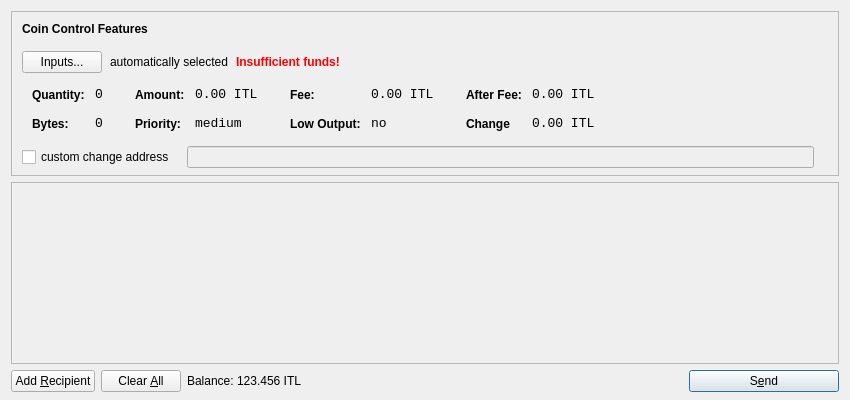
<?xml version="1.0" encoding="UTF-8"?>
<ui version="4.0">
 <class>SendCoinsDialog</class>
 <widget class="QDialog" name="SendCoinsDialog">
  <property name="geometry">
   <rect>
    <x>0</x>
    <y>0</y>
    <width>850</width>
    <height>400</height>
   </rect>
  </property>
  <property name="windowTitle">
   <string>Send Coins</string>
  </property>
  <layout class="QVBoxLayout" name="verticalLayout" stretch="0,1,0">
   <property name="bottomMargin">
    <number>8</number>
   </property>
   <item>
    <widget class="QFrame" name="frameCoinControl">
     <property name="sizePolicy">
      <sizepolicy hsizetype="Expanding" vsizetype="Expanding">
       <horstretch>0</horstretch>
       <verstretch>0</verstretch>
      </sizepolicy>
     </property>
     <property name="maximumSize">
      <size>
       <width>16777215</width>
       <height>16777215</height>
      </size>
     </property>
     <property name="frameShape">
      <enum>QFrame::StyledPanel</enum>
     </property>
     <property name="frameShadow">
      <enum>QFrame::Sunken</enum>
     </property>
     <layout class="QVBoxLayout" name="verticalLayoutCoinControl2">
      <property name="spacing">
       <number>-1</number>
      </property>
      <property name="leftMargin">
       <number>0</number>
      </property>
      <property name="topMargin">
       <number>0</number>
      </property>
      <property name="rightMargin">
       <number>0</number>
      </property>
      <property name="bottomMargin">
       <number>6</number>
      </property>
      <item>
       <layout class="QVBoxLayout" name="verticalLayoutCoinControl" stretch="0,0,0,0,1">
        <property name="spacing">
         <number>0</number>
        </property>
        <property name="leftMargin">
         <number>10</number>
        </property>
        <property name="topMargin">
         <number>10</number>
        </property>
        <item>
         <layout class="QHBoxLayout" name="horizontalLayoutCoinControl1">
          <property name="bottomMargin">
           <number>15</number>
          </property>
          <item>
           <widget class="QLabel" name="labelCoinControlFeatures">
            <property name="sizePolicy">
             <sizepolicy hsizetype="Preferred" vsizetype="Maximum">
              <horstretch>0</horstretch>
              <verstretch>0</verstretch>
             </sizepolicy>
            </property>
            <property name="font">
             <font>
              <weight>75</weight>
              <bold>true</bold>
             </font>
            </property>
            <property name="styleSheet">
             <string notr="true">font-weight:bold;</string>
            </property>
            <property name="text">
             <string>Coin Control Features</string>
            </property>
           </widget>
          </item>
         </layout>
        </item>
        <item>
         <layout class="QHBoxLayout" name="horizontalLayoutCoinControl2" stretch="0,0,0,0">
          <property name="spacing">
           <number>8</number>
          </property>
          <property name="bottomMargin">
           <number>10</number>
          </property>
          <item>
           <widget class="QPushButton" name="pushButtonCoinControl">
            <property name="styleSheet">
             <string notr="true"/>
            </property>
            <property name="text">
             <string>Inputs...</string>
            </property>
           </widget>
          </item>
          <item>
           <widget class="QLabel" name="labelCoinControlAutomaticallySelected">
            <property name="text">
             <string>automatically selected</string>
            </property>
            <property name="margin">
             <number>5</number>
            </property>
           </widget>
          </item>
          <item>
           <widget class="QLabel" name="labelCoinControlInsuffFunds">
            <property name="font">
             <font>
              <weight>75</weight>
              <bold>true</bold>
             </font>
            </property>
            <property name="styleSheet">
             <string notr="true">color:red;font-weight:bold;</string>
            </property>
            <property name="text">
             <string>Insufficient funds!</string>
            </property>
            <property name="margin">
             <number>5</number>
            </property>
           </widget>
          </item>
          <item>
           <spacer name="horizontalSpacerCoinControl">
            <property name="orientation">
             <enum>Qt::Horizontal</enum>
            </property>
            <property name="sizeHint" stdset="0">
             <size>
              <width>40</width>
              <height>1</height>
             </size>
            </property>
           </spacer>
          </item>
         </layout>
        </item>
        <item>
         <widget class="QWidget" name="widgetCoinControl" native="true">
          <property name="sizePolicy">
           <sizepolicy hsizetype="Preferred" vsizetype="Preferred">
            <horstretch>0</horstretch>
            <verstretch>0</verstretch>
           </sizepolicy>
          </property>
          <property name="minimumSize">
           <size>
            <width>0</width>
            <height>0</height>
           </size>
          </property>
          <property name="styleSheet">
           <string notr="true"/>
          </property>
          <layout class="QHBoxLayout" name="horizontalLayoutCoinControl5">
           <property name="margin">
            <number>0</number>
           </property>
           <item>
            <layout class="QHBoxLayout" name="horizontalLayoutCoinControl3" stretch="0,0,0,1">
             <property name="spacing">
              <number>20</number>
             </property>
             <property name="topMargin">
              <number>0</number>
             </property>
             <property name="bottomMargin">
              <number>10</number>
             </property>
             <item>
              <layout class="QFormLayout" name="formLayoutCoinControl1">
               <property name="horizontalSpacing">
                <number>10</number>
               </property>
               <property name="verticalSpacing">
                <number>14</number>
               </property>
               <property name="leftMargin">
                <number>10</number>
               </property>
               <property name="topMargin">
                <number>4</number>
               </property>
               <property name="rightMargin">
                <number>6</number>
               </property>
               <item row="0" column="0">
                <widget class="QLabel" name="labelCoinControlQuantityText">
                 <property name="styleSheet">
                  <string notr="true">font-weight:bold;</string>
                 </property>
                 <property name="text">
                  <string>Quantity:</string>
                 </property>
                 <property name="margin">
                  <number>0</number>
                 </property>
                </widget>
               </item>
               <item row="0" column="1">
                <widget class="QLabel" name="labelCoinControlQuantity">
                 <property name="font">
                  <font>
                   <family>Monospace</family>
                   <pointsize>10</pointsize>
                  </font>
                 </property>
                 <property name="cursor">
                  <cursorShape>IBeamCursor</cursorShape>
                 </property>
                 <property name="contextMenuPolicy">
                  <enum>Qt::ActionsContextMenu</enum>
                 </property>
                 <property name="text">
                  <string>0</string>
                 </property>
                 <property name="margin">
                  <number>0</number>
                 </property>
                 <property name="textInteractionFlags">
                  <set>Qt::LinksAccessibleByMouse|Qt::TextSelectableByKeyboard|Qt::TextSelectableByMouse</set>
                 </property>
                </widget>
               </item>
               <item row="1" column="0">
                <widget class="QLabel" name="labelCoinControlBytesText">
                 <property name="styleSheet">
                  <string notr="true">font-weight:bold;</string>
                 </property>
                 <property name="text">
                  <string>Bytes:</string>
                 </property>
                </widget>
               </item>
               <item row="1" column="1">
                <widget class="QLabel" name="labelCoinControlBytes">
                 <property name="font">
                  <font>
                   <family>Monospace</family>
                   <pointsize>10</pointsize>
                  </font>
                 </property>
                 <property name="cursor">
                  <cursorShape>IBeamCursor</cursorShape>
                 </property>
                 <property name="contextMenuPolicy">
                  <enum>Qt::ActionsContextMenu</enum>
                 </property>
                 <property name="text">
                  <string>0</string>
                 </property>
                 <property name="textInteractionFlags">
                  <set>Qt::LinksAccessibleByMouse|Qt::TextSelectableByKeyboard|Qt::TextSelectableByMouse</set>
                 </property>
                </widget>
               </item>
              </layout>
             </item>
             <item>
              <layout class="QFormLayout" name="formLayoutCoinControl2">
               <property name="horizontalSpacing">
                <number>10</number>
               </property>
               <property name="verticalSpacing">
                <number>14</number>
               </property>
               <property name="leftMargin">
                <number>6</number>
               </property>
               <property name="topMargin">
                <number>4</number>
               </property>
               <property name="rightMargin">
                <number>6</number>
               </property>
               <item row="0" column="0">
                <widget class="QLabel" name="labelCoinControlAmountText">
                 <property name="styleSheet">
                  <string notr="true">font-weight:bold;</string>
                 </property>
                 <property name="text">
                  <string>Amount:</string>
                 </property>
                 <property name="margin">
                  <number>0</number>
                 </property>
                </widget>
               </item>
               <item row="0" column="1">
                <widget class="QLabel" name="labelCoinControlAmount">
                 <property name="font">
                  <font>
                   <family>Monospace</family>
                   <pointsize>10</pointsize>
                  </font>
                 </property>
                 <property name="cursor">
                  <cursorShape>IBeamCursor</cursorShape>
                 </property>
                 <property name="contextMenuPolicy">
                  <enum>Qt::ActionsContextMenu</enum>
                 </property>
                 <property name="text">
                  <string>0.00 ITL</string>
                 </property>
                 <property name="textInteractionFlags">
                  <set>Qt::LinksAccessibleByMouse|Qt::TextSelectableByKeyboard|Qt::TextSelectableByMouse</set>
                 </property>
                </widget>
               </item>
               <item row="1" column="0">
                <widget class="QLabel" name="labelCoinControlPriorityText">
                 <property name="styleSheet">
                  <string notr="true">font-weight:bold;</string>
                 </property>
                 <property name="text">
                  <string>Priority:</string>
                 </property>
                </widget>
               </item>
               <item row="1" column="1">
                <widget class="QLabel" name="labelCoinControlPriority">
                 <property name="font">
                  <font>
                   <family>Monospace</family>
                   <pointsize>10</pointsize>
                  </font>
                 </property>
                 <property name="cursor">
                  <cursorShape>IBeamCursor</cursorShape>
                 </property>
                 <property name="contextMenuPolicy">
                  <enum>Qt::ActionsContextMenu</enum>
                 </property>
                 <property name="text">
                  <string>medium</string>
                 </property>
                 <property name="textInteractionFlags">
                  <set>Qt::LinksAccessibleByMouse|Qt::TextSelectableByKeyboard|Qt::TextSelectableByMouse</set>
                 </property>
                </widget>
               </item>
              </layout>
             </item>
             <item>
              <layout class="QFormLayout" name="formLayoutCoinControl3">
               <property name="horizontalSpacing">
                <number>10</number>
               </property>
               <property name="verticalSpacing">
                <number>14</number>
               </property>
               <property name="leftMargin">
                <number>6</number>
               </property>
               <property name="topMargin">
                <number>4</number>
               </property>
               <property name="rightMargin">
                <number>6</number>
               </property>
               <item row="0" column="0">
                <widget class="QLabel" name="labelCoinControlFeeText">
                 <property name="styleSheet">
                  <string notr="true">font-weight:bold;</string>
                 </property>
                 <property name="text">
                  <string>Fee:</string>
                 </property>
                 <property name="margin">
                  <number>0</number>
                 </property>
                </widget>
               </item>
               <item row="0" column="1">
                <widget class="QLabel" name="labelCoinControlFee">
                 <property name="font">
                  <font>
                   <family>Monospace</family>
                   <pointsize>10</pointsize>
                  </font>
                 </property>
                 <property name="cursor">
                  <cursorShape>IBeamCursor</cursorShape>
                 </property>
                 <property name="contextMenuPolicy">
                  <enum>Qt::ActionsContextMenu</enum>
                 </property>
                 <property name="text">
                  <string>0.00 ITL</string>
                 </property>
                 <property name="textInteractionFlags">
                  <set>Qt::LinksAccessibleByMouse|Qt::TextSelectableByKeyboard|Qt::TextSelectableByMouse</set>
                 </property>
                </widget>
               </item>
               <item row="1" column="0">
                <widget class="QLabel" name="labelCoinControlLowOutputText">
                 <property name="styleSheet">
                  <string notr="true">font-weight:bold;</string>
                 </property>
                 <property name="text">
                  <string>Low Output:</string>
                 </property>
                </widget>
               </item>
               <item row="1" column="1">
                <widget class="QLabel" name="labelCoinControlLowOutput">
                 <property name="font">
                  <font>
                   <family>Monospace</family>
                   <pointsize>10</pointsize>
                  </font>
                 </property>
                 <property name="cursor">
                  <cursorShape>IBeamCursor</cursorShape>
                 </property>
                 <property name="contextMenuPolicy">
                  <enum>Qt::ActionsContextMenu</enum>
                 </property>
                 <property name="text">
                  <string>no</string>
                 </property>
                 <property name="textInteractionFlags">
                  <set>Qt::LinksAccessibleByMouse|Qt::TextSelectableByKeyboard|Qt::TextSelectableByMouse</set>
                 </property>
                </widget>
               </item>
              </layout>
             </item>
             <item>
              <layout class="QFormLayout" name="formLayoutCoinControl4">
               <property name="horizontalSpacing">
                <number>10</number>
               </property>
               <property name="verticalSpacing">
                <number>14</number>
               </property>
               <property name="leftMargin">
                <number>6</number>
               </property>
               <property name="topMargin">
                <number>4</number>
               </property>
               <property name="rightMargin">
                <number>6</number>
               </property>
               <item row="0" column="0">
                <widget class="QLabel" name="labelCoinControlAfterFeeText">
                 <property name="styleSheet">
                  <string notr="true">font-weight:bold;</string>
                 </property>
                 <property name="text">
                  <string>After Fee:</string>
                 </property>
                 <property name="margin">
                  <number>0</number>
                 </property>
                </widget>
               </item>
               <item row="0" column="1">
                <widget class="QLabel" name="labelCoinControlAfterFee">
                 <property name="font">
                  <font>
                   <family>Monospace</family>
                   <pointsize>10</pointsize>
                  </font>
                 </property>
                 <property name="cursor">
                  <cursorShape>IBeamCursor</cursorShape>
                 </property>
                 <property name="contextMenuPolicy">
                  <enum>Qt::ActionsContextMenu</enum>
                 </property>
                 <property name="text">
                  <string>0.00 ITL</string>
                 </property>
                 <property name="textInteractionFlags">
                  <set>Qt::LinksAccessibleByMouse|Qt::TextSelectableByKeyboard|Qt::TextSelectableByMouse</set>
                 </property>
                </widget>
               </item>
               <item row="1" column="0">
                <widget class="QLabel" name="labelCoinControlChangeText">
                 <property name="styleSheet">
                  <string notr="true">font-weight:bold;</string>
                 </property>
                 <property name="text">
                  <string>Change</string>
                 </property>
                </widget>
               </item>
               <item row="1" column="1">
                <widget class="QLabel" name="labelCoinControlChange">
                 <property name="font">
                  <font>
                   <family>Monospace</family>
                   <pointsize>10</pointsize>
                  </font>
                 </property>
                 <property name="cursor">
                  <cursorShape>IBeamCursor</cursorShape>
                 </property>
                 <property name="contextMenuPolicy">
                  <enum>Qt::ActionsContextMenu</enum>
                 </property>
                 <property name="text">
                  <string>0.00 ITL</string>
                 </property>
                 <property name="textInteractionFlags">
                  <set>Qt::LinksAccessibleByMouse|Qt::TextSelectableByKeyboard|Qt::TextSelectableByMouse</set>
                 </property>
                </widget>
               </item>
              </layout>
             </item>
            </layout>
           </item>
          </layout>
         </widget>
        </item>
        <item>
         <layout class="QHBoxLayout" name="horizontalLayoutCoinControl4" stretch="0,0,0">
          <property name="spacing">
           <number>12</number>
          </property>
          <property name="sizeConstraint">
           <enum>QLayout::SetDefaultConstraint</enum>
          </property>
          <property name="topMargin">
           <number>5</number>
          </property>
          <property name="rightMargin">
           <number>5</number>
          </property>
          <item>
           <widget class="QCheckBox" name="checkBoxCoinControlChange">
            <property name="text">
             <string>custom change address</string>
            </property>
           </widget>
          </item>
          <item>
           <widget class="QLineEdit" name="lineEditCoinControlChange">
            <property name="enabled">
             <bool>false</bool>
            </property>
            <property name="sizePolicy">
             <sizepolicy hsizetype="Expanding" vsizetype="Fixed">
              <horstretch>0</horstretch>
              <verstretch>0</verstretch>
             </sizepolicy>
            </property>
           </widget>
          </item>
          <item>
           <widget class="QLabel" name="labelCoinControlChangeLabel">
            <property name="sizePolicy">
             <sizepolicy hsizetype="Preferred" vsizetype="Expanding">
              <horstretch>0</horstretch>
              <verstretch>0</verstretch>
             </sizepolicy>
            </property>
            <property name="minimumSize">
             <size>
              <width>0</width>
              <height>0</height>
             </size>
            </property>
            <property name="text">
             <string/>
            </property>
            <property name="margin">
             <number>3</number>
            </property>
           </widget>
          </item>
         </layout>
        </item>
        <item>
         <spacer name="verticalSpacerCoinControl">
          <property name="orientation">
           <enum>Qt::Vertical</enum>
          </property>
          <property name="sizeHint" stdset="0">
           <size>
            <width>800</width>
            <height>1</height>
           </size>
          </property>
         </spacer>
        </item>
       </layout>
      </item>
     </layout>
    </widget>
   </item>
   <item>
    <widget class="QScrollArea" name="scrollArea">
     <property name="widgetResizable">
      <bool>true</bool>
     </property>
     <widget class="QWidget" name="scrollAreaWidgetContents">
      <property name="geometry">
       <rect>
        <x>0</x>
        <y>0</y>
        <width>830</width>
        <height>165</height>
       </rect>
      </property>
      <layout class="QVBoxLayout" name="verticalLayout_2">
       <property name="margin">
        <number>0</number>
       </property>
       <item>
        <layout class="QVBoxLayout" name="entries">
         <property name="spacing">
          <number>6</number>
         </property>
        </layout>
       </item>
       <item>
        <spacer name="verticalSpacer">
         <property name="orientation">
          <enum>Qt::Vertical</enum>
         </property>
         <property name="sizeHint" stdset="0">
          <size>
           <width>20</width>
           <height>40</height>
          </size>
         </property>
        </spacer>
       </item>
      </layout>
     </widget>
    </widget>
   </item>
   <item>
    <layout class="QHBoxLayout" name="horizontalLayout">
     <item>
      <widget class="QPushButton" name="addButton">
       <property name="toolTip">
        <string>Send to multiple recipients at once</string>
       </property>
       <property name="text">
        <string>Add &amp;Recipient</string>
       </property>
       <property name="icon">
        <iconset resource="../bitcoin.qrc">
         <normaloff>:/icons/add</normaloff>:/icons/add</iconset>
       </property>
       <property name="autoDefault">
        <bool>false</bool>
       </property>
      </widget>
     </item>
     <item>
      <widget class="QPushButton" name="clearButton">
       <property name="sizePolicy">
        <sizepolicy hsizetype="Minimum" vsizetype="Fixed">
         <horstretch>0</horstretch>
         <verstretch>0</verstretch>
        </sizepolicy>
       </property>
       <property name="toolTip">
        <string>Remove all transaction fields</string>
       </property>
       <property name="text">
        <string>Clear &amp;All</string>
       </property>
       <property name="icon">
        <iconset resource="../bitcoin.qrc">
         <normaloff>:/icons/remove</normaloff>:/icons/remove</iconset>
       </property>
       <property name="autoRepeatDelay">
        <number>300</number>
       </property>
       <property name="autoDefault">
        <bool>false</bool>
       </property>
      </widget>
     </item>
     <item>
      <layout class="QHBoxLayout" name="horizontalLayout_2">
       <property name="spacing">
        <number>3</number>
       </property>
       <item>
        <widget class="QLabel" name="label">
         <property name="sizePolicy">
          <sizepolicy hsizetype="Preferred" vsizetype="Fixed">
           <horstretch>0</horstretch>
           <verstretch>0</verstretch>
          </sizepolicy>
         </property>
         <property name="text">
          <string>Balance:</string>
         </property>
        </widget>
       </item>
       <item>
        <widget class="QLabel" name="labelBalance">
         <property name="sizePolicy">
          <sizepolicy hsizetype="Preferred" vsizetype="Fixed">
           <horstretch>0</horstretch>
           <verstretch>0</verstretch>
          </sizepolicy>
         </property>
         <property name="cursor">
          <cursorShape>IBeamCursor</cursorShape>
         </property>
         <property name="text">
          <string>123.456 ITL</string>
         </property>
         <property name="textInteractionFlags">
          <set>Qt::LinksAccessibleByMouse|Qt::TextSelectableByKeyboard|Qt::TextSelectableByMouse</set>
         </property>
        </widget>
       </item>
      </layout>
     </item>
     <item>
      <spacer name="horizontalSpacer">
       <property name="orientation">
        <enum>Qt::Horizontal</enum>
       </property>
       <property name="sizeHint" stdset="0">
        <size>
         <width>40</width>
         <height>20</height>
        </size>
       </property>
      </spacer>
     </item>
     <item>
      <widget class="QPushButton" name="sendButton">
       <property name="minimumSize">
        <size>
         <width>150</width>
         <height>0</height>
        </size>
       </property>
       <property name="toolTip">
        <string>Confirm the send action</string>
       </property>
       <property name="text">
        <string>S&amp;end</string>
       </property>
       <property name="icon">
        <iconset resource="../bitcoin.qrc">
         <normaloff>:/icons/send</normaloff>:/icons/send</iconset>
       </property>
       <property name="default">
        <bool>true</bool>
       </property>
      </widget>
     </item>
    </layout>
   </item>
  </layout>
 </widget>
 <resources>
  <include location="../bitcoin.qrc"/>
 </resources>
 <connections/>
</ui>
